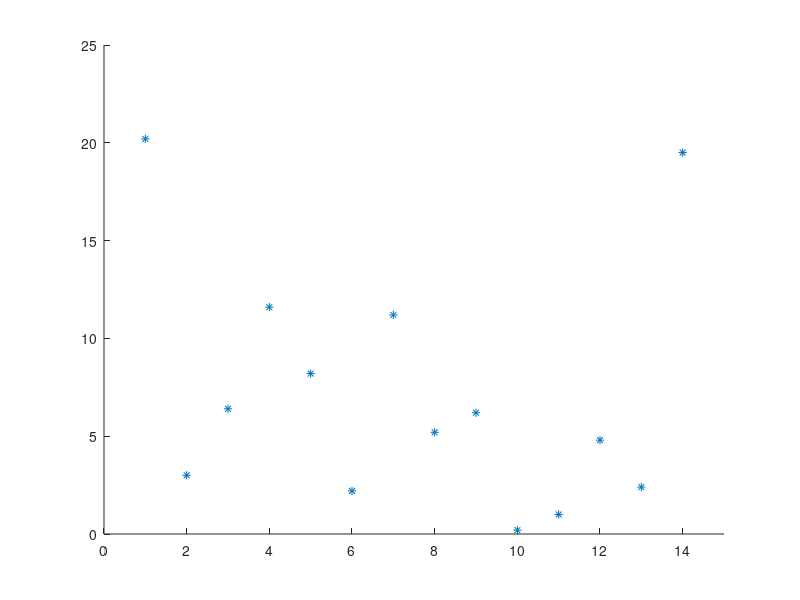

This figure's MATLAB source: (Note: this script raises an error after producing the figure.)
clear all
close all
X1 = load('data.txt');
% for i=1:50:length(X)-100
% plotdata(X(i:i+200,:));
% axis([min(X(:,1)) max(X(:,1)) min(X(:,2)) max(X(:,2))]);
% drawnow
% pause(.1);
% end
diste = [];
X1 = X1(1:14,1);
X1(14) = 19.5;
num = size(X1, 1);
for i = 1:size(X1,1)-1
    diste = [diste; abs(X1(i)-X1(i+1))];
end

sum_diste = sum(diste);

%% proximity
% distance from one point to every other point
row_num = num;
col_num = num;
proxi = zeros(row_num, col_num);

for j = 1 : num
    for k = 1 : num
        proxi(j, k) = [abs(X1(k) - X1(j))];
    end
end

%% accumulated proximity
% sum of distaces to each data point from every point
proxsum = [];
for i = 1 : num
    proxsum = [proxsum; sum(proxi(:,i))];
end

%% eccentricity
% ((2 * accumlated proximity(j)) / sum of all accumulated proximities)
eccen = [];
for i = 1: num
    eccen = [eccen; (2 * proxsum(i)) / sum(proxsum)];
end

%% typicality

typic = [];
for i = 1 : num
    typic = [typic; 1 - eccen(i)];
end

%% average

% mean = sum(X1)/size(X1,1);
avg = mean(X1);

% sig_sq = var(X1);

test = [];
for i = 1 : num
    test = [test; (X1(i) - avg)^2];
end

sigang = std(X1, 1);
sigang_sq = std(X1, 1) ^ 2;

% sig_test = sum(test)/ num;


%% normalised eccentricity eta
zeta = [];
for i = 1 : num
    zeta = [zeta; ((X1(i) - avg)^2) / (2 * num * sigang_sq)+(1/(2*num))];
end

% typicality = complement of eccentricity 
tau = 1 - zeta;
%% plot
x_axis = linspace(1, num, num);

scatter(x_axis, X1, '*')
axis([0 15 0 25])
hline = refline([0 avg])
hline.Color = 'g';
hline = refline([0 avg+sigang])
hline.Color = 'r';
hline = refline([0 avg+3*sigang])
hline.Color = 'r';
hline = refline([0 avg-sigang])
hline.Color = 'k';
title('Real data of rainfall (in mm) during the first 2 weeks of Jan 2014') 
xlabel('January 2014, date')
ylabel('rainfall in mm')

%% 
figure
scatter(x_axis, zeta, '*')
axis([0 15 0 0.4])
hline = refline([0 1/num])
hline.Color = 'g';
hline = refline([0 5/num])
hline.Color = 'k';
% hline = refline([0 mean(eta)])
% hline.Color = 'k';
title('"Sigma Gap" principle')
xlabel('January 2014, date')
ylabel('Normalized Eccentricity(\zeta)')

%%
%Check anomaly

n = 1;
gap = n/num;
[sorted, ind] = sort(zeta,'descend');
anomaly = [];
for i = 1 : (num - 1)
    if (sorted(i) - sorted(i + 1)) > gap
        for j = 1 : i
            anomaly = [anomaly; [ind(j), sorted(j)]]
        end
    end
end

%% epsilon vicinity

